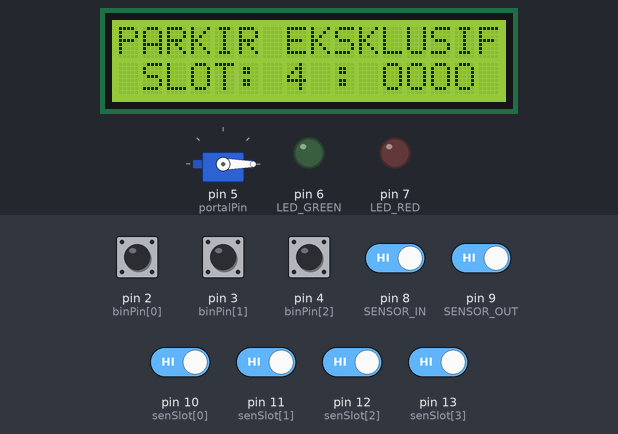
Recording of a sketch running on a simulated Arduino Uno, built with avr-gcc and run on an emulated ATmega328P. Shown: servo, 16×2 character LCD, output pins drawn as LEDs (lit = HIGH). Inputs (shaded band) come from the test bench; at power-on: pin 2 (binPin[0]), pin 3 (binPin[1]), pin 4 (binPin[2]), pin 8 (SENSOR_IN), pin 9 (SENSOR_OUT), pin 10 (senSlot[0]), pin 11 (senSlot[1]), pin 12 (senSlot[2]), pin 13 (senSlot[3]) HIGH. What the sketch prints to the serial monitor is not drawn.

Above: at 1.2 s.
1.3 s: pin 8 (SENSOR_IN) driven LOW
At 3.4 s:
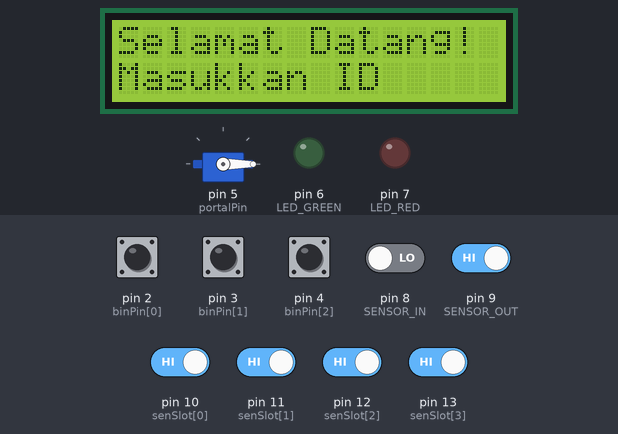
5.4 s: pin 8 (SENSOR_IN) driven HIGH
At 9.2 s:
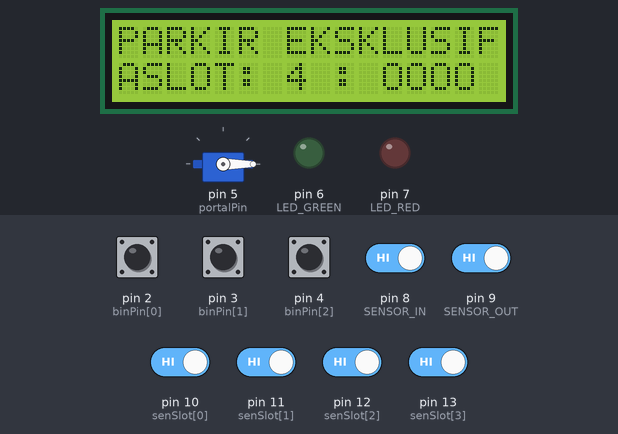
9.5 s: pin 9 (SENSOR_OUT) driven LOW
At 10.8 s:
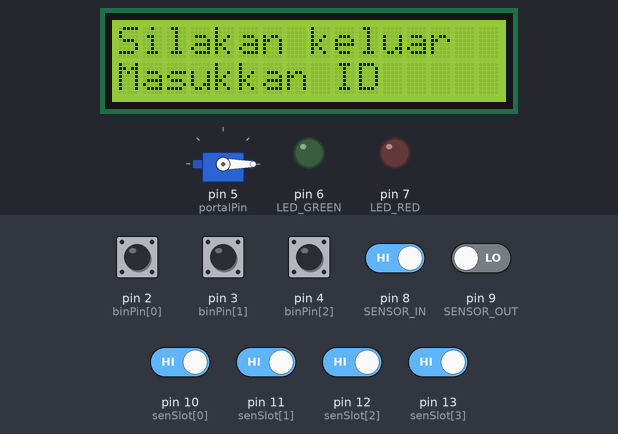
13.6 s: pin 9 (SENSOR_OUT) driven HIGH
At 16.9 s:
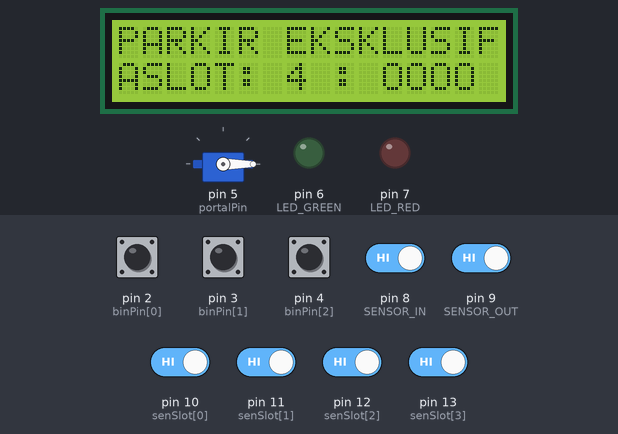
17.7 s: pin 10 (senSlot[0]) driven LOW
At 20.0 s:
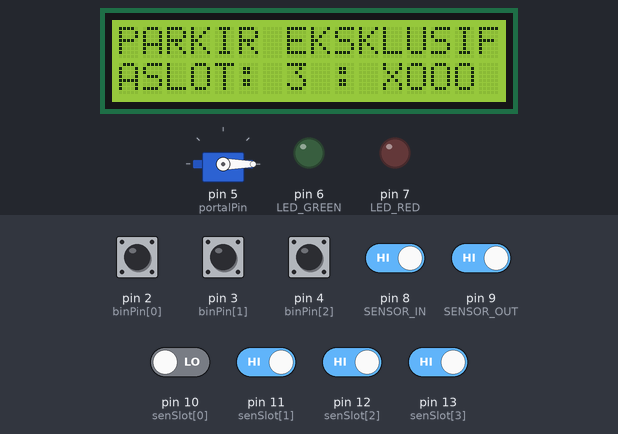
20.8 s: pin 11 (senSlot[1]) driven LOW
At 23.1 s:
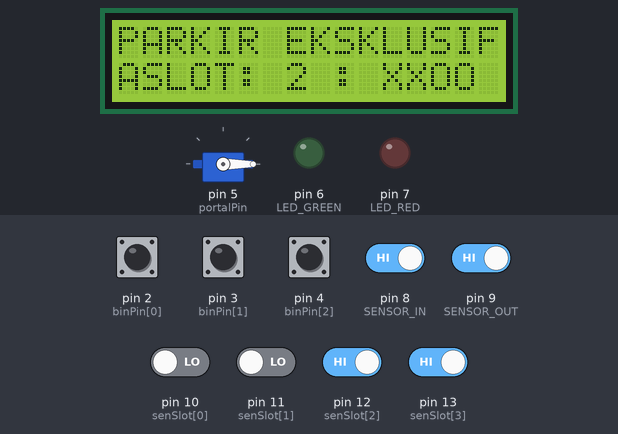
Timing chart, 0 to 24.6 s (numbered marks = the images above; inputs shaded):
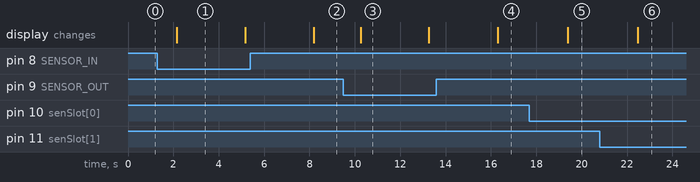

Measured:
- after the input at 1.3 s, the display: changes after 0.85 s (image 1)
- after the input at 5.4 s, the display: changes after 2.8 s (image 2)
- after the input at 9.5 s, the display: changes after 0.75 s (image 3)
- after the input at 13.6 s, the display: changes after 2.7 s (image 4)
- after the input at 17.7 s, the display: changes after 1.7 s (image 5)
- after the input at 20.8 s, the display: changes after 1.7 s (image 6)
- what the display in image 1 shows lasts 3.0 s, from 2.2 s to 5.2 s

The sketch:

sketch_nov10a.ino
```cpp
#include <Wire.h>
#include <LiquidCrystal_I2C.h>
#include <Servo.h>

LiquidCrystal_I2C lcd(0x27, 16, 2); // LCD 16x2
Servo portalServo;

// Deklarasi Pin
uint8_t binPin[3] = {2, 3, 4};
uint8_t portalPin = 5;
uint8_t LED_GREEN = 6;
uint8_t LED_RED = 7;
uint8_t SENSOR_IN = 8;
uint8_t SENSOR_OUT = 9;

uint8_t jumlahSlot = 4;
uint8_t senSlot[4] = {10, 11, 12, 13};
bool slotStatus[4];

const int IdValid[] = {0b000, 0b001, 0b010, 0b011, 0b100, 0b101, 0b110};
String namaId[] = {"user0", "user1", "user2", "user3", "user4", "user5", "user6"};

unsigned long portalOpenTime = 0;
const unsigned long portalDelay = 5000;
uint8_t globalStat;

void setup() {
    Serial.begin(9600);

    for (int i = 0; i < 3; i++) {
        pinMode(binPin[i], INPUT_PULLUP);
    }

    for (int i = 0; i < jumlahSlot; i++) {
        pinMode(senSlot[i], INPUT_PULLUP);
    }

    pinMode(LED_GREEN, OUTPUT);
    pinMode(LED_RED, OUTPUT);

    pinMode(SENSOR_IN, INPUT_PULLUP);
    pinMode(SENSOR_OUT, INPUT_PULLUP);

    portalServo.attach(portalPin);
    portalServo.write(0);

    lcd.begin();
    lcd.backlight();

    updateSlotStatus();
//    updateStatus();
}

void loop() {
  if (!digitalRead(SENSOR_IN) == HIGH) { globalStat = 1; }
  else if (!digitalRead(SENSOR_OUT) == HIGH) { globalStat = 2; }
  else{ globalStat = 0; }
  switch(globalStat){
    case 1: modeMasuk(); break;
    case 2 : modeKeluar(); break;
    default : modeStandby(); break;
  }

    if (portalOpenTime != 0 && (millis() - portalOpenTime >= portalDelay)) {
        portalState(false);
    }

    updateSlotStatus();
    delay(1000);
}

void modeMasuk(){
  lcd.clear();
  lcd.setCursor(0, 0);
  lcd.print("Selamat Datang!");
  lcd.setCursor(0, 1);
  lcd.print("Masukkan ID");
  Serial.println("Proses masuk dimulai");

  delay(3000); // Waktu untuk memasukkan ID
  int memberID = readBinaryInput();
  if (isMemberValid(memberID)) {
    int availableSlot = findAvailableSlot();
    if (availableSlot != -1) {
       portalState(true);
       slotStatus[availableSlot] = true;
       updateStatus();
       lcd.setCursor(0, 1);
       lcd.print("Welcome, ");
       lcd.print(namaId[memberID]);
       Serial.println("Member masuk");
    } else {
       lcd.setCursor(0, 1);
       lcd.print("Parking Full!");
       Serial.println("Parking full");
    }
  } else {
    lcd.setCursor(0, 1);
    lcd.print("Access Denied");
    Serial.println("Access Denied");
  }
  delay(2000);
}

void modeKeluar(){
        lcd.clear();
        lcd.setCursor(0, 0);
        lcd.print("Silakan keluar");
        lcd.setCursor(0, 1);
        lcd.print("Masukkan ID");
        Serial.println("Proses keluar dimulai");

        delay(3000); // Waktu untuk memasukkan ID
        int memberID = readBinaryInput();

        if (isMemberValid(memberID)) {
            int occupiedSlot = findOccupiedSlot();
            if (occupiedSlot != -1) {
                slotStatus[occupiedSlot] = false;
                updateStatus();
                portalState(false);
                lcd.setCursor(0, 1);
                lcd.print("Goodbye, ");
                lcd.print(namaId[memberID]);
                Serial.println("Member keluar");
            } else {
                lcd.setCursor(0, 1);
                lcd.print("Slot Kosong");
                Serial.println("Tidak ada slot terisi");
            }
        } else {
            lcd.setCursor(0, 1);
            lcd.print("Access Denied");
            Serial.println("Access Denied");
        }
        delay(2000);
}

void modeStandby(){
          lcd.setCursor(0, 0);
        lcd.print("PARKIR EKSKLUSIF");
        lcd.setCursor(1, 1);
        lcd.print("SLOT: ");
        lcd.print(jumlahSlot - countOccupiedSlots());
        lcd.print(" : ");
        for (int i = 0; i < jumlahSlot; i++) {
            lcd.print(slotStatus[i] ? "X" : "O");
        }
}

int readBinaryInput() {
    int b0 = digitalRead(binPin[0]);
    int b1 = digitalRead(binPin[1]);
    int b2 = digitalRead(binPin[2]);

    int binaryValue = (b2 << 2) | (b1 << 1) | b0;
    Serial.print("Binary Value: ");
    Serial.println(binaryValue, BIN);

    return binaryValue;
}

bool isMemberValid(int memberID) {
    for (int i = 0; i < sizeof(IdValid) / sizeof(IdValid[0]); i++) {
        if (memberID == IdValid[i]) {
            return true;
        }
    }
    return false;
}

void portalState(bool stat) {
    if (stat) {
        portalServo.write(90);
        portalOpenTime = millis();
    } else {
        portalServo.write(0);
        portalOpenTime = 0;
    }
}

void updateStatus() {
    lcd.clear();
    lcd.setCursor(0, 0);
    lcd.print("SISA SLOT: ");
    for (int i = 0; i < jumlahSlot; i++) {
        lcd.print(slotStatus[i] ? "X" : "O");
    }
    lcd.setCursor(0, 1);
    lcd.print(" : ");
    lcd.print(jumlahSlot - countOccupiedSlots());
}

void updateSlotStatus() {
    for (int i = 0; i < jumlahSlot; i++) {
        slotStatus[i] = digitalRead(senSlot[i]) == LOW;
    }
}

int countOccupiedSlots() {
    int occupied = 0;
    for (int i = 0; i < jumlahSlot; i++) {
        if (slotStatus[i]) occupied++;
    }
    return occupied;
}

int findAvailableSlot() {
    for (int i = 0; i < jumlahSlot; i++) {
        if (!slotStatus[i]) return i;
    }
    return -1;
}

int findOccupiedSlot() {
    for (int i = 0; i < jumlahSlot; i++) {
        if (slotStatus[i]) return i;
    }
    return -1;
}
```
